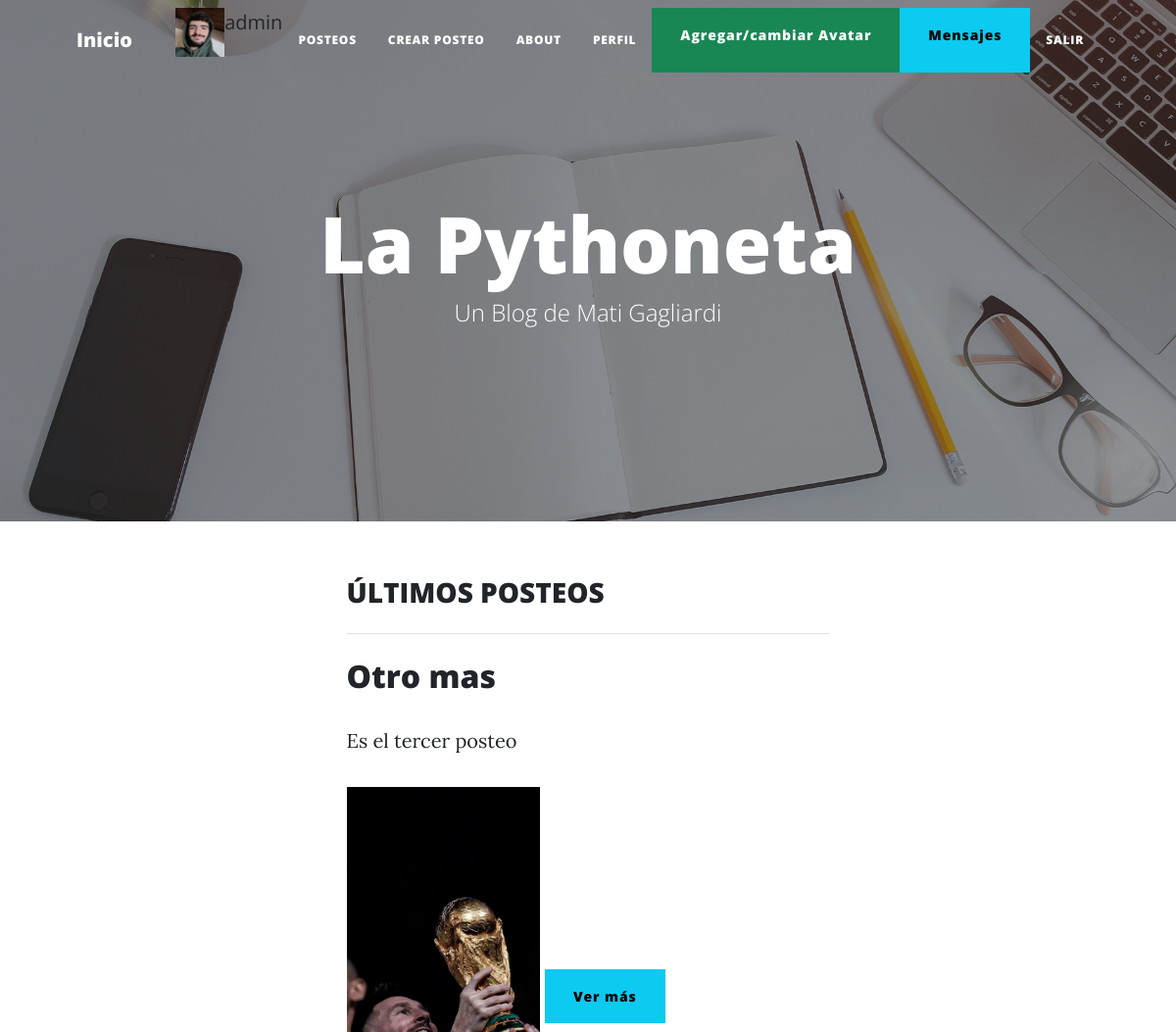
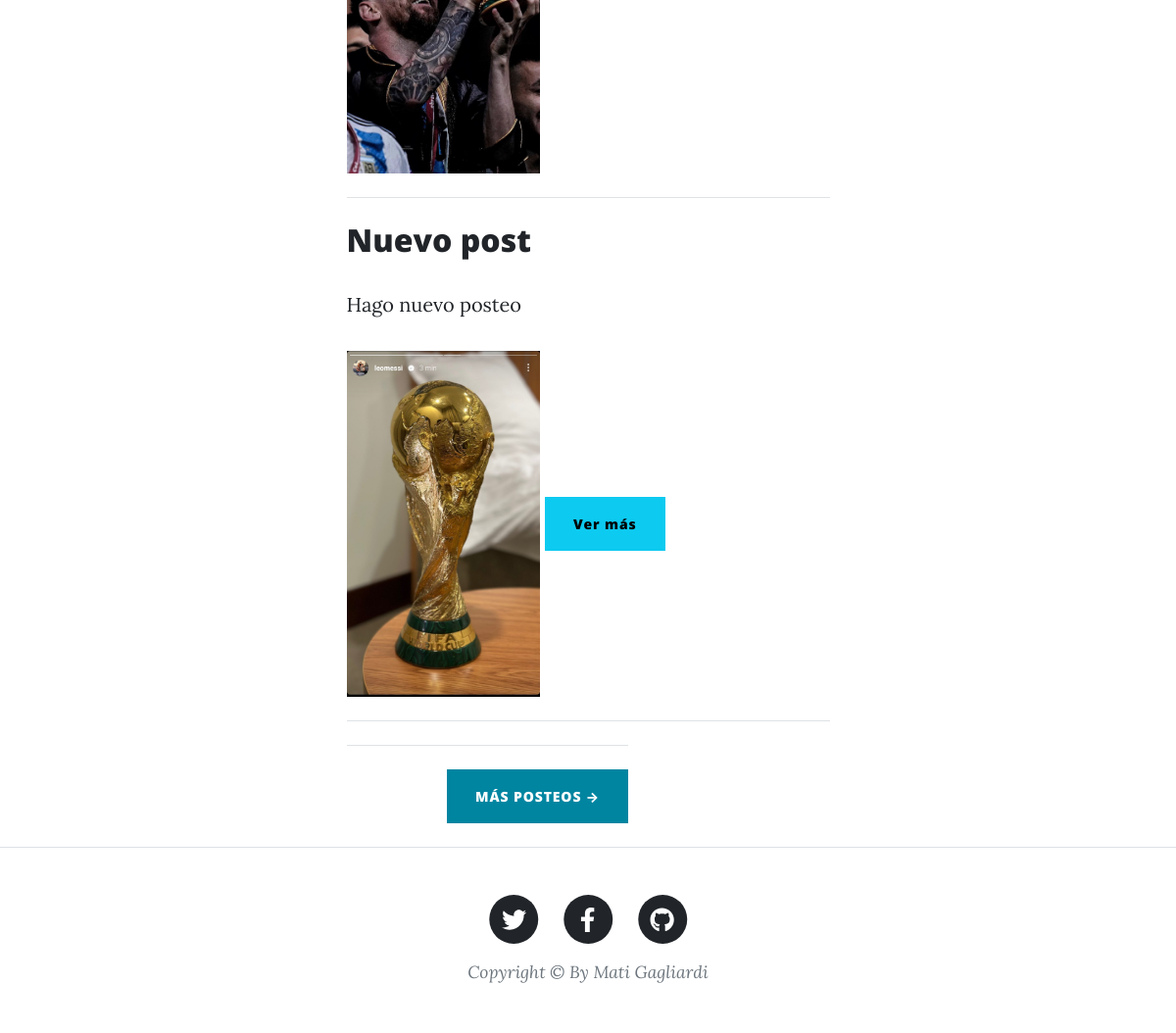
The app's page / (signed in) with its own data (2 pictures, top to bottom).
### Posteos/models.py (models this page shows, shortened)
class Posteo(models.Model):
    titulo = models.CharField(max_length=200)
    subtitulo = models.CharField(max_length=200)
    contenido = models.TextField(default=subtitulo)
    imagen = models.ImageField(upload_to='media/')
    autor = models.ForeignKey(User, on_delete=models.CASCADE)
    fecha_publicacion = models.DateTimeField(auto_now_add=True)

### Login/views.py (the view)
# urls.py: path('', inicio, name="inicio"),
def inicio(request):
    posteos_recientes = Posteo.objects.order_by('-fecha_publicacion')[:2]
    return render(request, 'index.html', {'posteos':posteos_recientes, 'avatar':ObtenerAvatar(request)})

### Login/views.py (called while the page is built)
def ObtenerAvatar(request):
    avatares=Avatar.objects.filter(user=request.user.id)
    if len(avatares) != 0:
        return avatares[0].imagen.url
    else:
        return "/media/avatares/avatar_por_defecto.jpg"

### Login/templates/index.html (shortened to what this page needs)
{% extends 'padre.html' %}
{% load static %}
{% block header %}
<h1>La Pythoneta</h1>
<span class="subheading">Un Blog de Mati Gagliardi</span>
{% endblock %}
{% block contenido_que_cambia %}
<div class="container px-4 px-lg-5">
    <h3 class="subheading">ÚLTIMOS POSTEOS</h3>
    <hr class="my-4">
    {% for post in posteos %}
        {% if post in posteos %}
            <h2>{{ post.titulo }}</h2>
            <p>{{ post.subtitulo }}</p>
            <img src="{{ post.imagen.url }}" style="width: 40%;" alt="Imagen del posteo">
            <a class="btn btn-info" href="{% url 'detalle_posteo' post.id %}">Ver más</a>
            <hr class="my-4">
        {% else %}
            <p>No hay posteos</p>
        {% endif %}
    {% endfor %}
    <div class="col-md-10 col-lg-8 col-xl-7">
        <hr class="my-4">
        <div class="d-flex justify-content-end mb-4"><a class="btn btn-primary text-uppercase" href="{% url 'posteos' %}">Más posteos →</a></div>
    </div>
</div>
{% endblock %}

### Login/templates/padre.html (shortened to what this page needs)
<!DOCTYPE html>
<html lang="en">
    <head>
        {% load static %}
        <link href="{% static 'css/styles.css' %}" rel="stylesheet" />
    </head>
    <body>
        <nav class="navbar navbar-expand-lg navbar-light" id="mainNav">
            <div class="container px-4 px-lg-5">
                <a class="navbar-brand" href="{% url 'inicio' %}">Inicio</a>
                <div class="collapse navbar-collapse" id="navbarResponsive">
                    <ul class="navbar-nav ms-auto py-4 py-lg-0">
                        {% if user.is_authenticated %}
                        <img src="{{avatar}}" style="width: 50px;height: 50px;">
                        <li class="nav-item">{{user.username}}</li>
                        <li class="nav-item"><a class="nav-link px-lg-3 py-3 py-lg-4" href="{% url 'posteos' %}">Posteos</a></li>
                        <li class="nav-item"><a class="nav-link px-lg-3 py-3 py-lg-4" href="{% url 'crear_posteo' %}">Crear Posteo</a></li>
                        <li class="nav-item"><a class="nav-link px-lg-3 py-3 py-lg-4" href="{% url 'about' %}">About</a></li>
                        <li class="nav-item"><a class="nav-link px-lg-3 py-3 py-lg-4" href="{% url 'EditarPerfil' %}">Perfil</a></li>
                        <a class="btn btn-success" href="{% url 'agregarAvatar' %}">Agregar/cambiar Avatar</a>
                        <a class="btn btn-info" href="{% url 'mensajes_recibidos' %}">Mensajes</a>
                        <li class="nav-item"><a class="nav-link px-lg-3 py-3 py-lg-4" href="{% url 'Logout' %}">Salir</a></li>
                        {% endif %}
                    </ul>
                </div>
            </div>
        </nav>
        <header class="masthead" style="background-image: url('img/home-bg.jpg')">
            <div class="container position-relative px-4 px-lg-5">
                <div class="row gx-4 gx-lg-5 justify-content-center">
                    <div class="col-md-10 col-lg-8 col-xl-7">
                        <div class="site-heading">
                            {% block header %}
                            {% endblock %}
                        </div>
                    </div>
                </div>
            </div>
        </header>
        <div class="container px-4 px-lg-5">
            <div class="row gx-4 gx-lg-5 justify-content-center">
                <div class="col-md-10 col-lg-8 col-xl-7">
                    {% block contenido_que_cambia %}
                    {% endblock %}
                </div>
            </div>
        </div>
        <footer class="border-top">
            <div class="container px-4 px-lg-5">
                <div class="row gx-4 gx-lg-5 justify-content-center">
                    <div class="col-md-10 col-lg-8 col-xl-7">
                        <ul class="list-inline text-center">
                            <li class="list-inline-item">
                                <a href="https://twitter.com/MatiiGagliardi">
                                    <span class="fa-stack fa-lg">
                                        <i class="fas fa-circle fa-stack-2x"></i>
                                        <i class="fab fa-twitter fa-stack-1x fa-inverse"></i>
                                    </span>
                                </a>
                            </li>
                            <li class="list-inline-item">
                                <a href="https://www.facebook.com/MatiiGagliardi/">
                                    <span class="fa-stack fa-lg">
                                        <i class="fas fa-circle fa-stack-2x"></i>
                                        <i class="fab fa-facebook-f fa-stack-1x fa-inverse"></i>
                                    </span>
                                </a>
                            </li>
                            <li class="list-inline-item">
                                <a href="https://github.com/Matii22rc">
                                    <span class="fa-stack fa-lg">
                                        <i class="fas fa-circle fa-stack-2x"></i>
                                        <i class="fab fa-github fa-stack-1x fa-inverse"></i>
                                    </span>
                                </a>
                            </li>
                        </ul>
                        <div class="small text-center text-muted fst-italic">Copyright &copy; By Mati Gagliardi</div>
                    </div>
                </div>
            </div>
        </footer>
    </body>
</html>

### records on screen
Posteo: titulo "Otro mas", subtitulo "Es el tercer posteo", imagen (picture)
Posteo: titulo "Nuevo post", subtitulo "Hago nuevo posteo", imagen (picture)

### other values on screen
{{ user.username }} "admin"
